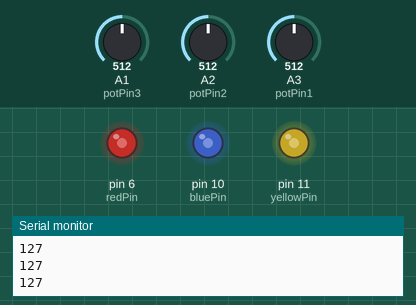
Simulated run of this sketch. Board: Arduino Uno, built with avr-gcc and run on an emulated ATmega328P. Shown: output pins drawn as LEDs (lit = HIGH), the last lines printed to the serial monitor. The test bench sets the inputs (shaded band); at power-on: A1 (potPin3) = 512, A2 (potPin2) = 512, A3 (potPin1) = 512.

Above: at 1.2 s.
1.3 s: A1 (potPin3) set to 716
At 1.9 s:
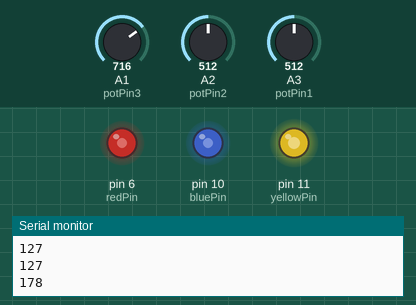
2.8 s: A2 (potPin2) set to 900
At 3.5 s:
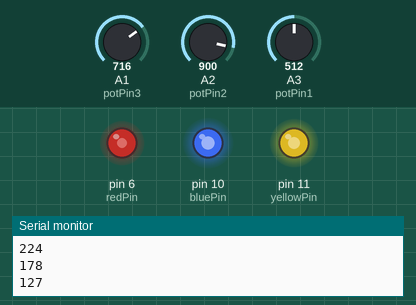
4.3 s: A3 (potPin1) set to 122
At 5.5 s:
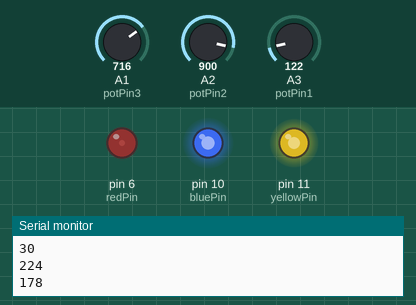
5.8 s: A3 (potPin1) set to 0
At 6.8 s:
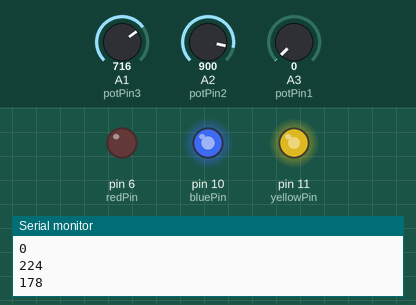
7.3 s: A1 (potPin3) set to 1023
At 8.0 s:
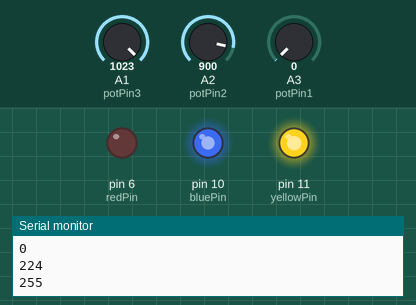
8.8 s: A2 (potPin2) set to 306
At 9.1 s:
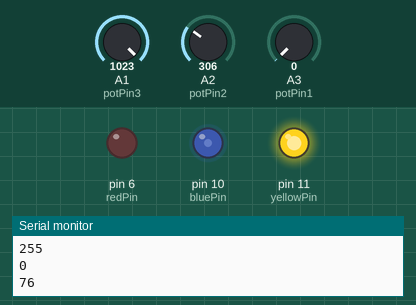
Timing chart, 0 to 11.3 s (numbered marks = the images above; inputs shaded):
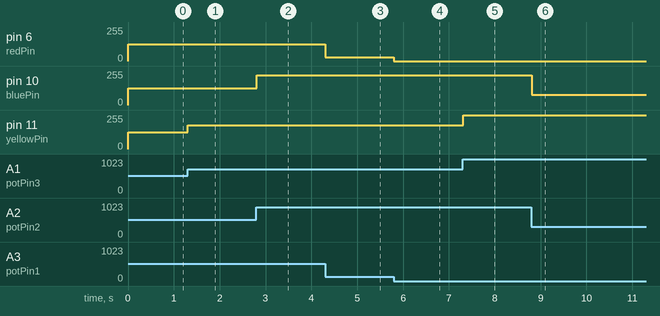

The sketch:

3PotPinProject.ino
```cpp
int redPin = 6;
int bluePin = 10;
int yellowPin = 11;
int potPin1 = A3;
int potPin2 = A2;
int potPin3 = A1;

void setup() {
  // put your setup code here, to run once:
 pinMode(redPin, OUTPUT);
 pinMode(potPin1, INPUT);
 pinMode(bluePin, OUTPUT);
 pinMode(potPin2, INPUT);
 pinMode(yellowPin, OUTPUT);
 pinMode(potPin3, INPUT);
 Serial.begin(9600);
}

void loop() {
  // put your main code here, to run repeatedly:
 int potRead = analogRead(potPin1);
 int ledVal = map(potRead, 0, 1023, 0, 255);
 analogWrite(redPin, ledVal);
 Serial.println(ledVal);
 //space
 int potRead2 = analogRead(potPin2);
 int ledVal2 = map(potRead2, 0, 1023, 0, 255);
 analogWrite(bluePin, ledVal2);
 Serial.println(ledVal2);
 //space
 int potRead3 = analogRead(potPin3);
 int ledVal3 = map(potRead3, 0, 1023, 0, 255);
 analogWrite(yellowPin, ledVal3);
 Serial.println(ledVal3);
}
```

Measured:
- after the input at 1.3 s, pin 11 (yellowPin): 127/255 → 178/255 at once
- after the input at 2.8 s, pin 10 (bluePin): 127/255 → 224/255 at once
- after the input at 4.3 s, pin 6 (redPin): 127/255 → 30/255 at once
- after the input at 5.8 s, pin 6 (redPin): 30/255 → 0/255 at once
- after the input at 7.3 s, pin 11 (yellowPin): 178/255 → 255/255 at once
- after the input at 8.8 s, pin 10 (bluePin): 224/255 → 76/255 at once
